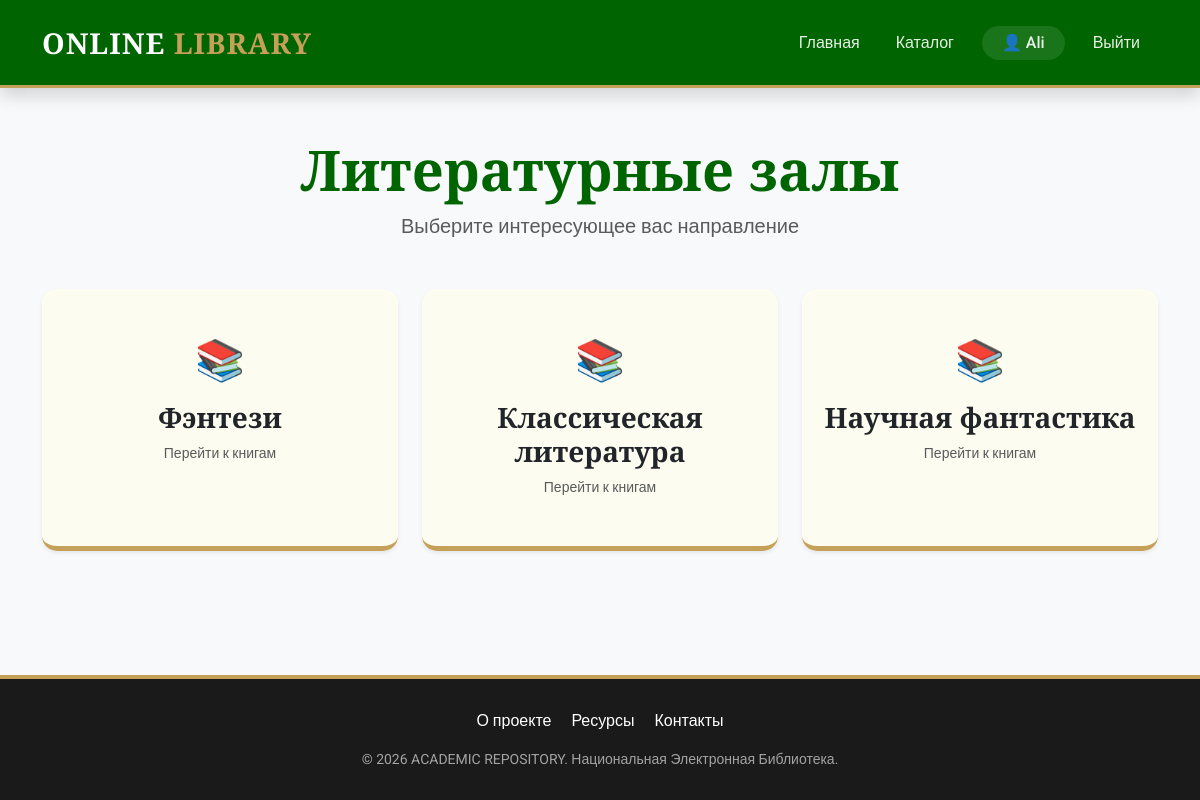
Page /books/ (signed in) on the committed database.
### library/models.py (models this page shows, shortened)
class Genre(models.Model):
    name = models.CharField(max_length=100, verbose_name="Название жанра")
    image = models.ImageField(upload_to='genres/', blank=True, null=True, verbose_name="Обложка жанра")

### library/views.py (the view)
# urls.py: path('books/', views.genre_list, name='genre_list'),
@login_required
def genre_list(request):
    genres = Genre.objects.all()
    return render(request, 'library/genre_list.html', {'genres': genres})

### library/templates/library/genre_list.html (shortened to what this page needs)
{% extends 'library/base.html' %}
{% block content %}
<div class="container mt-5">
    <div class="text-center mb-5">
        <h1 class="display-4 fw-bold" style="color: #006400;">Литературные залы</h1>
        <p class="lead text-muted">Выберите интересующее вас направление</p>
    </div>
    <div class="row">
        {% for genre in genres %}
        <div class="col-md-4 mb-4">
            <a href="{% url 'books_by_genre' genre.id %}" class="text-decoration-none text-dark">
                <div class="card h-100 shadow-sm border-0 genre-card" style="transition: 0.3s; border-radius: 15px;">
                    <div class="card-body text-center py-5" style="background: #fdfcf0; border-radius: 15px; border-bottom: 5px solid #c5a059;">
                        <div class="display-6 mb-3">📚</div>
                        <h3 class="fw-bold">{{ genre.name }}</h3>
                        <p class="text-muted small mb-0">Перейти к книгам</p>
                    </div>
                </div>
            </a>
        </div>
        {% empty %}
        <div class="col-12 text-center py-5">
            <p class="text-muted">Жанры пока не созданы. Добавьте их в админ-панели.</p>
        </div>
        {% endfor %}
    </div>
</div>
{% endblock %}

### library/templates/library/base.html (shortened to what this page needs)
<!DOCTYPE html>
<html lang="ru">
<head>
    <link href="https://cdn.jsdelivr.net/npm/bootstrap@5.3.0/dist/css/bootstrap.min.css" rel="stylesheet">
</head>
<body>
    <nav class="navbar navbar-expand-lg sticky-top shadow">
        <div class="container">
            <a class="navbar-brand fw-bold" href="{% url 'home' %}">
                <span style="color: white;">ONLINE</span>
                <span style="color: var(--lib-gold);">LIBRARY</span>
            </a>
            <div class="collapse navbar-collapse" id="navbarNav">
                <ul class="navbar-nav ms-auto align-items-center">
                    <li class="nav-item">
                        <a class="nav-link" href="{% url 'home' %}">Главная</a>
                    </li>
                    <li class="nav-item">
                        <a class="nav-link" href="{% url 'genre_list' %}">Каталог</a>
                    </li>
                    {% if user.is_authenticated %}
                        <li class="nav-item">
                            <a class="nav-link btn-profile" href="{% url 'profile' %}">
                                👤 {{ user.username }}
                            </a>
                        </li>
                        <li class="nav-item">
                            <form action="{% url 'logout' %}" method="post" class="m-0">
                                <button type="submit" class="btn btn-link nav-link border-0" style="background: none;">Выйти</button>
                            </form>
                        </li>
                    {% endif %}
                </ul>
            </div>
        </div>
    </nav>
    <div class="main-content">
        {% block content %}
        {% endblock %}
    </div>
    <footer class="text-center">
        <div class="container">
            <div class="mb-3">
                <a href="#" class="text-white text-decoration-none mx-2">О проекте</a>
                <a href="#" class="text-white text-decoration-none mx-2">Ресурсы</a>
                <a href="#" class="text-white text-decoration-none mx-2">Контакты</a>
            </div>
            <p class="small mb-0">© 2026 ACADEMIC REPOSITORY. Национальная Электронная Библиотека.</p>
        </div>
    </footer>
</body>
</html>

### library/templates/library/base.html (style rules this page uses)
:root { --lib-green: #006400; --lib-gold: #c5a059; --lib-beige: #fdfcf0; }
body { font-family: 'Roboto', sans-serif; background-color: #f8f9fa; display: flex; flex-direction: column; min-height: 100vh; }
h1, h2, h3, .navbar-brand { font-family: 'Playfair Display', serif; }
.navbar { background-color: var(--lib-green) !important; border-bottom: 3px solid var(--lib-gold); padding: 1rem 0; }
.navbar-brand { font-size: 1.8rem; letter-spacing: 1px; }
.nav-link { color: rgba(255,255,255,0.9) !important; font-weight: 500; transition: 0.3s; margin: 0 10px; }
.btn-profile { background: rgba(255,255,255,0.1); border-radius: 50px; padding: 5px 20px !important; }
.main-content { flex: 1; }
footer { background-color: #1a1a1a; color: rgba(255,255,255,0.6); padding: 30px 0; border-top: 4px solid var(--lib-gold); }

### rows in the picture
Genre: name "Фэнтези"
Genre: name "Классическая литература"
Genre: name "Научная фантастика"

### other values in the picture
{{ user.username }} "Ali"
